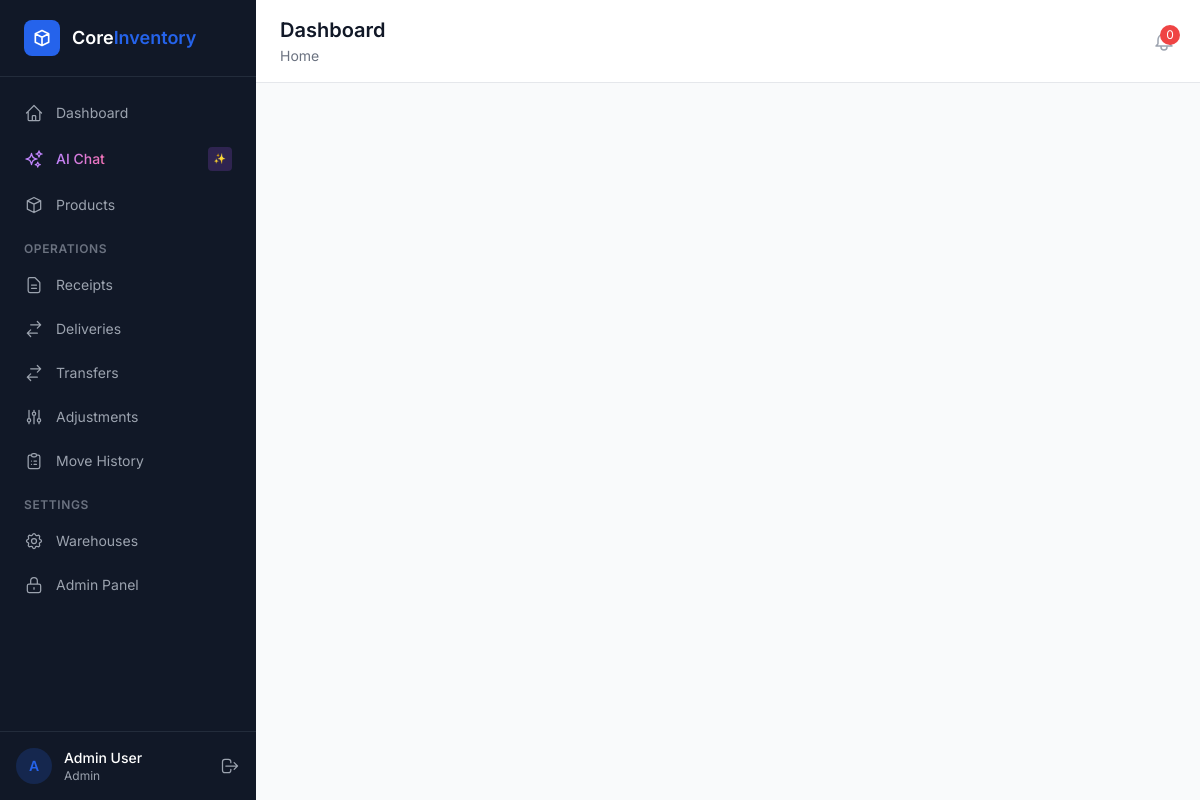
/accounts/pending-approval/ (signed in), run on the app's committed database.
### apps/accounts/models.py (models this page shows, shortened)
class CustomUser(AbstractUser):
    username = None  # Remove username field
    email = models.EmailField('email address', unique=True)
    full_name = models.CharField(max_length=255, blank=True)
    phone = models.CharField(max_length=20, blank=True)
    avatar = models.ImageField(upload_to='avatars/', blank=True, null=True)
    role = models.ForeignKey(
        'access.Role',
        on_delete=models.SET_NULL,
        null=True,
        blank=True,
        related_name='users',
    )
    warehouse = models.ForeignKey(
        'warehouses.Warehouse',
        on_delete=models.SET_NULL,
        null=True,
        blank=True,
        related_name='users',
        help_text='Restricts user to one warehouse',
    )
    is_approved = models.BooleanField(default=False)
    otp_code = models.CharField(max_length=6, blank=True, null=True)
    otp_expiry = models.DateTimeField(blank=True, null=True)
    USERNAME_FIELD = 'email'
    REQUIRED_FIELDS = ['full_name']
    class Meta:
        verbose_name = 'User'
        verbose_name_plural = 'Users'
        ordering = ['-date_joined']

### apps/access/models.py (models this page shows, shortened)
class Role(models.Model):
    name = models.CharField(max_length=100, unique=True)
    description = models.TextField(blank=True)
    is_system_role = models.BooleanField(
        default=False,
        help_text='System roles cannot be deleted.',
    )
    created_at = models.DateTimeField(auto_now_add=True)
    class Meta:
        ordering = ['name']

### apps/accounts/views.py (the view)
# urls.py: path('pending-approval/', views.pending_approval_view, name='pending_approval'),
def pending_approval_view(request):
    return render(request, 'account/pending_approval.html')

### apps/access/templatetags/access_tags.py (called while the page is built)
@register.simple_tag
def has_permission(user, codename):
    return has_user_permission(user, codename)

### templates/account/pending_approval.html (shortened to what this page needs)
{% extends "base.html" %}

### templates/base.html (shortened to what this page needs)
<!DOCTYPE html>
<html lang="en">
<head>
    <script src="https://cdn.tailwindcss.com"></script>
</head>
<body class="bg-content-bg min-h-screen" x-data="{ logoutModalOpen: false }">
    {% if user.is_authenticated and user.is_approved or user.is_superuser %}
    <div class="flex min-h-screen">
        <aside class="w-64 bg-sidebar-bg text-sidebar-text flex flex-col fixed h-full z-30" x-data="{ open: true }">
            <div class="flex items-center gap-3 px-6 py-5 border-b border-gray-700/50">
                <div class="w-9 h-9 bg-primary rounded-lg flex items-center justify-center">
                    <svg class="w-5 h-5 text-white" fill="none" stroke="currentColor" viewBox="0 0 24 24">
                        <path stroke-linecap="round" stroke-linejoin="round" stroke-width="2" d="M20 7l-8-4-8 4m16 0l-8 4m8-4v10l-8 4m0-10L4 7m8 4v10M4 7v10l8 4"/>
                    </svg>
                </div>
                <div>
                    <span class="text-white font-semibold text-lg">Core</span><span class="text-primary font-semibold text-lg">Inventory</span>
                </div>
            </div>
            <nav class="flex-1 px-3 py-4 space-y-1 overflow-y-auto">
                <a href="/dashboard/" class="sidebar-link flex items-center gap-3 px-3 py-2.5 rounded-lg text-sm {% if request.path == '/dashboard/' %}active text-white{% endif %}">
                    <svg class="w-5 h-5" fill="none" stroke="currentColor" viewBox="0 0 24 24"><path stroke-linecap="round" stroke-linejoin="round" stroke-width="1.5" d="M3 12l2-2m0 0l7-7 7 7M5 10v10a1 1 0 001 1h3m10-11l2 2m-2-2v10a1 1 0 01-1 1h-3m-6 0a1 1 0 001-1v-4a1 1 0 011-1h2a1 1 0 011 1v4a1 1 0 001 1m-6 0h6"/></svg>
                    Dashboard
                </a>
                <button @click="$dispatch('toggle-chat')" class="sidebar-link flex items-center gap-3 px-3 py-2.5 rounded-lg text-sm w-full text-left group" id="chat-sidebar-btn">
                    <span class="bg-gradient-to-r from-purple-400 to-pink-400 bg-clip-text text-transparent font-medium">AI Chat</span>
                    <span class="ml-auto text-[10px] bg-purple-500/20 text-purple-400 px-1.5 py-0.5 rounded font-mono">✨</span>
                </button>
                <a href="/products/" class="sidebar-link flex items-center gap-3 px-3 py-2.5 rounded-lg text-sm {% if '/products/' in request.path %}active text-white{% endif %}">
                    <svg class="w-5 h-5" fill="none" stroke="currentColor" viewBox="0 0 24 24"><path stroke-linecap="round" stroke-linejoin="round" stroke-width="1.5" d="M20 7l-8-4-8 4m16 0l-8 4m8-4v10l-8 4m0-10L4 7m8 4v10M4 7v10l8 4"/></svg>
                    Products
                </a>
                <div class="pt-3 pb-1 px-3">
                    <p class="text-xs font-semibold uppercase tracking-wider text-gray-500">Operations</p>
                </div>
                <a href="/receipts/" class="sidebar-link flex items-center gap-3 px-3 py-2.5 rounded-lg text-sm {% if '/receipts/' in request.path %}active text-white{% endif %}">
                    <svg class="w-5 h-5" fill="none" stroke="currentColor" viewBox="0 0 24 24"><path stroke-linecap="round" stroke-linejoin="round" stroke-width="1.5" d="M9 12h6m-6 4h6m2 5H7a2 2 0 01-2-2V5a2 2 0 012-2h5.586a1 1 0 01.707.293l5.414 5.414a1 1 0 01.293.707V19a2 2 0 01-2 2z"/></svg>
                    Receipts
                </a>
                <a href="/deliveries/" class="sidebar-link flex items-center gap-3 px-3 py-2.5 rounded-lg text-sm {% if '/deliveries/' in request.path %}active text-white{% endif %}">
                    <svg class="w-5 h-5" fill="none" stroke="currentColor" viewBox="0 0 24 24"><path stroke-linecap="round" stroke-linejoin="round" stroke-width="1.5" d="M8 7h12m0 0l-4-4m4 4l-4 4m0 6H4m0 0l4 4m-4-4l4-4"/></svg>
                    Deliveries
                </a>
                <a href="/transfers/" class="sidebar-link flex items-center gap-3 px-3 py-2.5 rounded-lg text-sm {% if '/transfers/' in request.path %}active text-white{% endif %}">
                    <svg class="w-5 h-5" fill="none" stroke="currentColor" viewBox="0 0 24 24"><path stroke-linecap="round" stroke-linejoin="round" stroke-width="1.5" d="M8 7h12m0 0l-4-4m4 4l-4 4m0 6H4m0 0l4 4m-4-4l4-4"/></svg>
                    Transfers
                </a>
                <a href="/adjustments/" class="sidebar-link flex items-center gap-3 px-3 py-2.5 rounded-lg text-sm {% if '/adjustments/' in request.path %}active text-white{% endif %}">
                    <svg class="w-5 h-5" fill="none" stroke="currentColor" viewBox="0 0 24 24"><path stroke-linecap="round" stroke-linejoin="round" stroke-width="1.5" d="M12 6V4m0 2a2 2 0 100 4m0-4a2 2 0 110 4m-6 8a2 2 0 100-4m0 4a2 2 0 110-4m0 4v2m0-6V4m6 6v10m6-2a2 2 0 100-4m0 4a2 2 0 110-4m0 4v2m0-6V4"/></svg>
                    Adjustments
                </a>
                <a href="/ledger/" class="sidebar-link flex items-center gap-3 px-3 py-2.5 rounded-lg text-sm {% if '/ledger/' in request.path %}active text-white{% endif %}">
                    <svg class="w-5 h-5" fill="none" stroke="currentColor" viewBox="0 0 24 24"><path stroke-linecap="round" stroke-linejoin="round" stroke-width="1.5" d="M9 5H7a2 2 0 00-2 2v12a2 2 0 002 2h10a2 2 0 002-2V7a2 2 0 00-2-2h-2M9 5a2 2 0 002 2h2a2 2 0 002-2M9 5a2 2 0 012-2h2a2 2 0 012 2m-3 7h3m-3 4h3m-6-4h.01M9 16h.01"/></svg>
                    Move History
                </a>
                {% load access_tags %}
                {% has_permission request.user 'can_manage_warehouses' as can_settings %}
                {% if can_settings %}
                <div class="pt-3 pb-1 px-3">
                    <p class="text-xs font-semibold uppercase tracking-wider text-gray-500">Settings</p>
                </div>
                <a href="{% url 'warehouses:list' %}" class="sidebar-link flex items-center gap-3 px-3 py-2.5 rounded-lg text-sm">
                    Warehouses
                </a>
                {% endif %}
                {% has_permission request.user 'can_access_admin_panel' as can_admin %}
                {% if can_admin or request.user.is_superuser %}
                <a href="/admin-panel/" class="sidebar-link flex items-center gap-3 px-3 py-2.5 rounded-lg text-sm">
                    <svg class="w-5 h-5" fill="none" stroke="currentColor" viewBox="0 0 24 24"><path stroke-linecap="round" stroke-linejoin="round" stroke-width="1.5" d="M12 15v2m-6 4h12a2 2 0 002-2v-6a2 2 0 00-2-2H6a2 2 0 00-2 2v6a2 2 0 002 2zm10-10V7a4 4 0 00-8 0v4h8z"/></svg>
                    Admin Panel
                </a>
                {% endif %}
            </nav>
            <div class="px-4 py-4 border-t border-gray-700/50">
                <div class="flex items-center gap-3">
                    <div class="w-9 h-9 bg-primary/20 rounded-full flex items-center justify-center">
                        <span class="text-primary text-sm font-semibold">{{ user.full_name|make_list|first|default:"U" }}</span>
                    </div>
                    <div class="flex-1 min-w-0">
                        <p class="text-sm font-medium text-white truncate">{{ user.full_name|default:user.email }}</p>
                        <p class="text-xs text-gray-400 truncate">{{ user.role.name|default:"No Role" }}</p>
                    </div>
                    <button @click="logoutModalOpen = true" class="text-gray-400 hover:text-white transition-colors" title="Logout">
                        <svg class="w-5 h-5" fill="none" stroke="currentColor" viewBox="0 0 24 24"><path stroke-linecap="round" stroke-linejoin="round" stroke-width="1.5" d="M17 16l4-4m0 0l-4-4m4 4H7m6 4v1a3 3 0 01-3 3H6a3 3 0 01-3-3V7a3 3 0 013-3h4a3 3 0 013 3v1"/></svg>
                    </button>
                </div>
            </div>
        </aside>
        <main class="flex-1 ml-64">
            <header class="bg-white border-b border-gray-200 sticky top-0 z-20">
                <div class="flex items-center justify-between px-6 py-4">
                    <div>
                        <h1 class="text-xl font-semibold text-gray-900">{% block page_title %}Dashboard{% endblock %}</h1>
                        <nav class="text-sm text-gray-500 mt-0.5">
                            {% block breadcrumb %}<a href="/dashboard/" class="hover:text-primary">Home</a>{% endblock %}
                        </nav>
                    </div>
                    <div class="flex items-center gap-4">
                        <a href="/alerts/" class="relative text-gray-400 hover:text-gray-600 transition-colors" title="Notifications">
                            <span id="notif-badge" class="absolute -top-1 -right-1 w-5 h-5 bg-red-500 text-white text-xs rounded-full flex items-center justify-center"
                                  hx-get="/alerts/count/" hx-trigger="every 30s" hx-target="#notif-badge" hx-swap="outerHTML">
                                0
                            </span>
                        </a>
                    </div>
                </div>
            </header>
            <div class="p-6">
            </div>
        </main>
    </div>
    {% else %}
    <div class="min-h-screen flex items-center justify-center bg-gradient-to-br from-gray-900 via-gray-800 to-gray-900">
        {% block auth_content %}{% endblock %}
    </div>
    {% endif %}
</body>
</html>

### templates/base.html (style rules this page uses)
:root { --primary: #2563EB; --success: #16A34A; --warning: #D97706; --danger: #DC2626; --info: #0891B2; --sidebar-bg: #111827; --sidebar-text: #9CA3AF; --sidebar-active: #1F2937; --content-bg: #F9FAFB; --card-bg: #FFFFFF; --border: #E5E7EB; }
body { font-family: 'Inter', system-ui, sans-serif; }
.font-mono { font-family: 'JetBrains Mono', monospace; }
.sidebar-link { transition: all 0.15s ease; }

### data on the page
CustomUser: full_name|make_list "A", full_name "Admin User", role.name "Admin"
